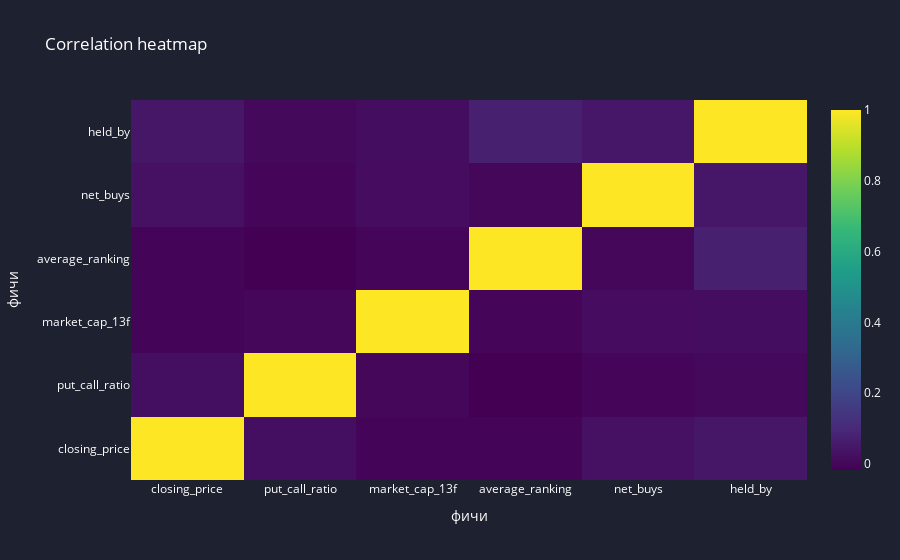

The notebook cell this image was saved under:
### Code cell
# так как самые инсайтосодержацие признаки построены на 13f отчетах фондов, обновляющихся раз в квартал,
# и, следовательно, меняются они раз в квартал, мы выберем из цен первое вхождение каждого quarter_id для каждого stock_id
# и построим heatmap корреляции изменения всех числовых признаков из df_prices с изменением цены акции поквартально
# для этого посчитаем pct_change, сгруппировав по stock_id

numerical_cols = [
    'put_call_ratio',
    'market_cap_13f',
    'average_ranking',
    'net_buys',
    'held_by'
]

# выбираем первый дата поинт по каждому кварталу для каждой акции
df_first_entries = df_prices.sort_values(by=['quarter_id', 'date']).groupby(['stock_id', 'quarter_id']).first().reset_index()

# пропущенных значений много только для put_call_ratio, но они не будут портить расчет корреляции, поэтому ничего с ними не делаем
print(df_first_entries[numerical_cols].isna().sum())

# считаем процентные изменения
df_first_entries_pct_change = df_first_entries.groupby('stock_id')[['closing_price'] + numerical_cols].pct_change()

correlation_matrix = df_first_entries_pct_change.corr()

layout = go.Layout(
    title='Correlation heatmap',
    plot_bgcolor='#1e2130',
    paper_bgcolor='#1e2130',
    xaxis=dict(title='фичи', color='white'),
    yaxis=dict(title='фичи', color='white'),
    font=dict(color='white')
)

heatmap = go.Heatmap(
    z=correlation_matrix.values,
    x=correlation_matrix.columns,
    y=correlation_matrix.index,
    colorscale='Viridis'
)

fig = go.Figure(data=[heatmap], layout=layout)
fig.show()

### Figure 1 — Plotly figure (JSON) as saved in the notebook; plotly's stock layout.template omitted (floating-point values rounded to 4 significant figures)
{"data": [{"colorscale": [[0, "#440154"], [0.1111, "#482878"], [0.2222, "#3e4989"], [0.3333, "#31688e"], [0.4444, "#26828e"], [0.5556, "#1f9e89"], [0.6667, "#35b779"], [0.7778, "#6ece58"], [0.8889, "#b5de2b"], [1, "#fde725"]], "type": "heatmap", "x": ["closing_price", "put_call_ratio", "market_cap_13f", "average_ranking", "net_buys", "held_by"], "y": ["closing_price", "put_call_ratio", "market_cap_13f", "average_ranking", "net_buys", "held_by"], "z": [[1.0, 0.02384, -0.004203, -0.004148, 0.02908, 0.04314], [0.02384, 1.0, 0.0003621, -0.01668, -0.00177, 0.0051], [-0.004203, 0.0003621, 1.0, -0.001191, 0.01628, 0.01914], [-0.004148, -0.01668, -0.001191, 1.0, 0.0004851, 0.072], [0.02908, -0.00177, 0.01628, 0.0004851, 1.0, 0.04503], [0.04314, 0.0051, 0.01914, 0.072, 0.04503, 1.0]]}], "layout": {"font": {"color": "white"}, "paper_bgcolor": "#1e2130", "plot_bgcolor": "#1e2130", "title": {"text": "Correlation heatmap"}, "xaxis": {"color": "white", "title": {"text": "фичи"}}, "yaxis": {"color": "white", "title": {"text": "фичи"}}}}
